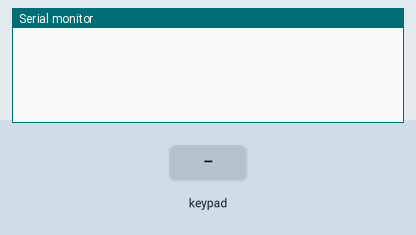
The sketch below on a simulated Arduino Uno, built with avr-gcc and run on an emulated ATmega328P. Parts: the last lines printed to the serial monitor. The inputs (shaded band) are chosen by the test bench.

Above: at 1.2 s.
1.3 s: key '1' pressed
At 2.6 s:
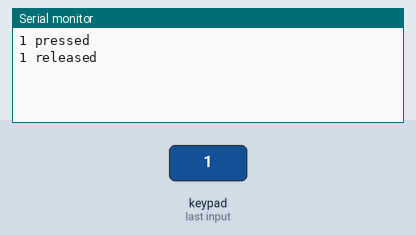
2.9 s: key 'a' pressed
At 3.8 s:
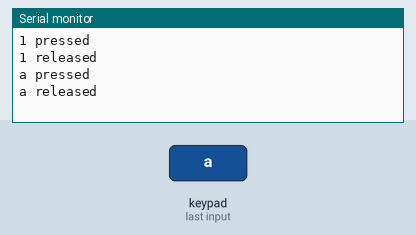
4.5 s: key 'b' pressed
At 5.1 s:
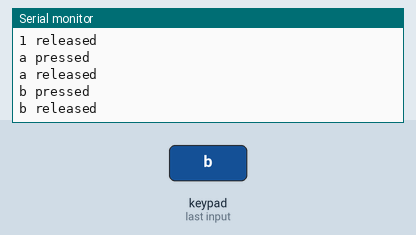
6.1 s: key 'c' pressed
At 7.4 s:
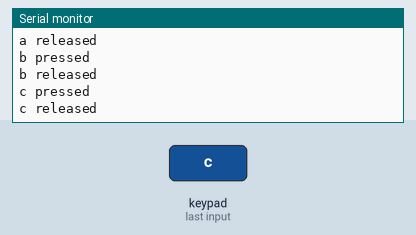
7.7 s: key 'd' pressed
At 8.7 s:
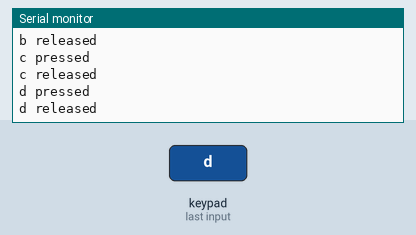
9.3 s: key 'e' pressed
At 10.7 s:
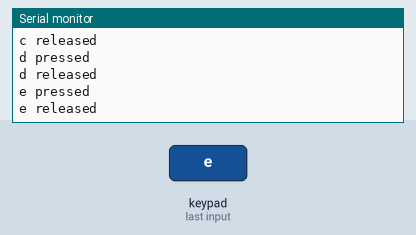

The sketch:

keypad_test_copy_20230323160454.ino
```cpp
// Use this example with the Adafruit Keypad products.
// You'll need to know the Product ID for your keypad.
// Here's a summary:
//   * PID3844 4x4 Matrix Keypad
//   * PID3845 3x4 Matrix Keypad
//   * PID1824 3x4 Phone-style Matrix Keypad
//   * PID1332 Membrane 1x4 Keypad
//   * PID419  Membrane 3x4 Matrix Keypad

#include "Adafruit_Keypad.h"

// define your specific keypad here via PID
#define KEYPAD_PID3844
// define your pins here
// can ignore ones that don't apply
#define R1 21
#define R2 47
#define R3 48
#define R4 14
#define C1 10
#define C2 9
#define C3 46
#define C4 3
// leave this import after the above configuration
#include "keypad_config.h"

//initialize an instance of class NewKeypad
Adafruit_Keypad customKeypad = Adafruit_Keypad( makeKeymap(keys), rowPins, colPins, ROWS, COLS);

void setup() {
  Serial.begin(9600);
  customKeypad.begin();
}

void loop() {
  // put your main code here, to run repeatedly:
  customKeypad.tick();

  while(customKeypad.available()){
    keypadEvent e = customKeypad.read();
    Serial.print((char)e.bit.KEY);
    if(e.bit.EVENT == KEY_JUST_PRESSED) Serial.println(" pressed");
    else if(e.bit.EVENT == KEY_JUST_RELEASED) Serial.println(" released");
  }

  delay(5);
}
```

keypad_config.h
```cpp
// This file contains predefined setup for various Adafruit Matrix Keypads.
#ifndef __KEYPAD_CONFIG_H__
#define __KEYPAD_CONFIG_H__

#if defined(KEYPAD_PID3844)
const byte ROWS = 4; // rows
const byte COLS = 4; // columns
// define the symbols on the buttons of the keypads
char keys[ROWS][COLS] = {{'1', '2', '3', '4'},
                         {'5', '6', '7', '8'},
                         {'a', 'b', 'c', 'd'},
                         {'e', 'f', 'g', 'h'}};
byte rowPins[ROWS] = {R1, R2, R3,
                      R4}; // connect to the row pinouts of the keypad
byte colPins[COLS] = {C1, C2, C3,
                      C4}; // connect to the column pinouts of the keypad
#endif

#if defined(KEYPAD_PID1824) || defined(KEYPAD_PID3845) || defined(KEYPAD_PID419)
const byte ROWS = 4; // rows
const byte COLS = 3; // columns
// define the symbols on the buttons of the keypads
char keys[ROWS][COLS] = {
    {'1', '2', '3'}, {'4', '5', '6'}, {'7', '8', '9'}, {'*', '0', '#'}};
byte rowPins[ROWS] = {R1, R2, R3,
                      R4};         // connect to the row pinouts of the keypad
byte colPins[COLS] = {C1, C2, C3}; // connect to the column pinouts of the
                                   // keypad
#endif

#if defined(KEYPAD_PID1332)
const byte ROWS = 1; // rows
const byte COLS = 4; // columns
// define the symbols on the buttons of the keypads
char keys[ROWS][COLS] = {
    {'1', '2', '3', '4'},
};
byte rowPins[ROWS] = {R1}; // connect to the row pinouts of the keypad
byte colPins[COLS] = {C1, C2, C3,
                      C4}; // connect to the column pinouts of the keypad
#endif

#endif
```

Measured:
- after the input at 1.3 s, the serial monitor: prints a new line at once (image 1)
- after the input at 2.9 s, the serial monitor: prints a new line at once (image 2)
- after the input at 4.5 s, the serial monitor: prints a new line at once (image 3)
- after the input at 6.1 s, the serial monitor: prints a new line at once (image 4)
- after the input at 7.7 s, the serial monitor: prints a new line at once (image 5)
- after the input at 9.3 s, the serial monitor: prints a new line at once (image 6)
